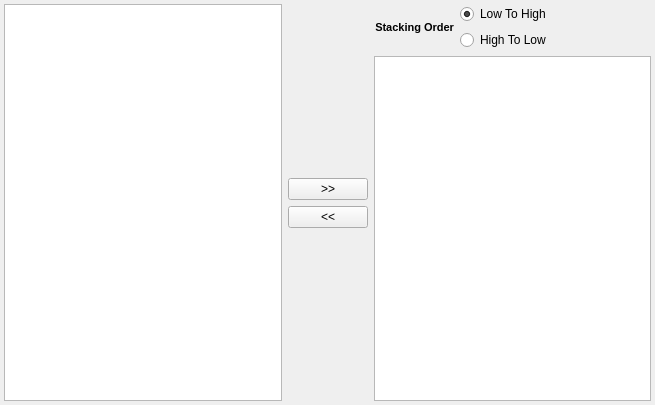
<?xml version="1.0" encoding="UTF-8"?>
<ui version="4.0">
 <class>ReadEdaxH5DataWidget</class>
 <widget class="QWidget" name="ReadEdaxH5DataWidget">
  <property name="geometry">
   <rect>
    <x>0</x>
    <y>0</y>
    <width>655</width>
    <height>405</height>
   </rect>
  </property>
  <property name="windowTitle">
   <string>Form</string>
  </property>
  <layout class="QGridLayout" name="gridLayout">
   <property name="leftMargin">
    <number>4</number>
   </property>
   <property name="topMargin">
    <number>4</number>
   </property>
   <property name="rightMargin">
    <number>4</number>
   </property>
   <property name="bottomMargin">
    <number>4</number>
   </property>
   <item row="1" column="2">
    <widget class="DREAM3DListWidget" name="selectedScanNames">
     <property name="editTriggers">
      <set>QAbstractItemView::NoEditTriggers</set>
     </property>
     <property name="dragEnabled">
      <bool>true</bool>
     </property>
     <property name="dragDropMode">
      <enum>QAbstractItemView::DragDrop</enum>
     </property>
     <property name="defaultDropAction">
      <enum>Qt::CopyAction</enum>
     </property>
     <property name="selectionMode">
      <enum>QAbstractItemView::ExtendedSelection</enum>
     </property>
     <property name="sortingEnabled">
      <bool>false</bool>
     </property>
    </widget>
   </item>
   <item row="0" column="2">
    <layout class="QGridLayout" name="gridLayout_2">
     <property name="bottomMargin">
      <number>0</number>
     </property>
     <item row="1" column="1">
      <widget class="QRadioButton" name="stackHighToLowBtn">
       <property name="text">
        <string>High To Low</string>
       </property>
      </widget>
     </item>
     <item row="0" column="1">
      <widget class="QRadioButton" name="stackLowToHighBtn">
       <property name="text">
        <string>Low To High</string>
       </property>
       <property name="checked">
        <bool>true</bool>
       </property>
      </widget>
     </item>
     <item row="0" column="0" rowspan="2">
      <widget class="QLabel" name="label_2">
       <property name="styleSheet">
        <string notr="true">QLabel {
font-weight: bold;
font-size: 11px;
}</string>
       </property>
       <property name="text">
        <string>Stacking Order</string>
       </property>
       <property name="alignment">
        <set>Qt::AlignRight|Qt::AlignTrailing|Qt::AlignVCenter</set>
       </property>
      </widget>
     </item>
     <item row="0" column="3" rowspan="2">
      <spacer name="horizontalSpacer">
       <property name="orientation">
        <enum>Qt::Horizontal</enum>
       </property>
       <property name="sizeHint" stdset="0">
        <size>
         <width>40</width>
         <height>20</height>
        </size>
       </property>
      </spacer>
     </item>
    </layout>
   </item>
   <item row="0" column="1" rowspan="2">
    <layout class="QVBoxLayout" name="verticalLayout">
     <item>
      <spacer name="verticalSpacer">
       <property name="orientation">
        <enum>Qt::Vertical</enum>
       </property>
       <property name="sizeHint" stdset="0">
        <size>
         <width>20</width>
         <height>40</height>
        </size>
       </property>
      </spacer>
     </item>
     <item>
      <widget class="QPushButton" name="addScanName">
       <property name="sizePolicy">
        <sizepolicy hsizetype="Minimum" vsizetype="Fixed">
         <horstretch>0</horstretch>
         <verstretch>0</verstretch>
        </sizepolicy>
       </property>
       <property name="text">
        <string>&gt;&gt;</string>
       </property>
      </widget>
     </item>
     <item>
      <widget class="QPushButton" name="removeScanName">
       <property name="text">
        <string>&lt;&lt;</string>
       </property>
      </widget>
     </item>
     <item>
      <spacer name="verticalSpacer_2">
       <property name="orientation">
        <enum>Qt::Vertical</enum>
       </property>
       <property name="sizeHint" stdset="0">
        <size>
         <width>20</width>
         <height>40</height>
        </size>
       </property>
      </spacer>
     </item>
    </layout>
   </item>
   <item row="0" column="0" rowspan="2">
    <widget class="DREAM3DListWidget" name="totalScanNames">
     <property name="editTriggers">
      <set>QAbstractItemView::NoEditTriggers</set>
     </property>
     <property name="dragEnabled">
      <bool>true</bool>
     </property>
     <property name="dragDropMode">
      <enum>QAbstractItemView::DragDrop</enum>
     </property>
     <property name="defaultDropAction">
      <enum>Qt::CopyAction</enum>
     </property>
     <property name="selectionMode">
      <enum>QAbstractItemView::ExtendedSelection</enum>
     </property>
    </widget>
   </item>
  </layout>
 </widget>
 <customwidgets>
  <customwidget>
   <class>DREAM3DListWidget</class>
   <extends>QListWidget</extends>
   <header location="global">DREAM3DListWidget.h</header>
  </customwidget>
 </customwidgets>
 <resources>
  <include location="../../../../../../ExternalProjects/SIMPL/Resources/SIMPL.qrc"/>
 </resources>
 <connections/>
</ui>
